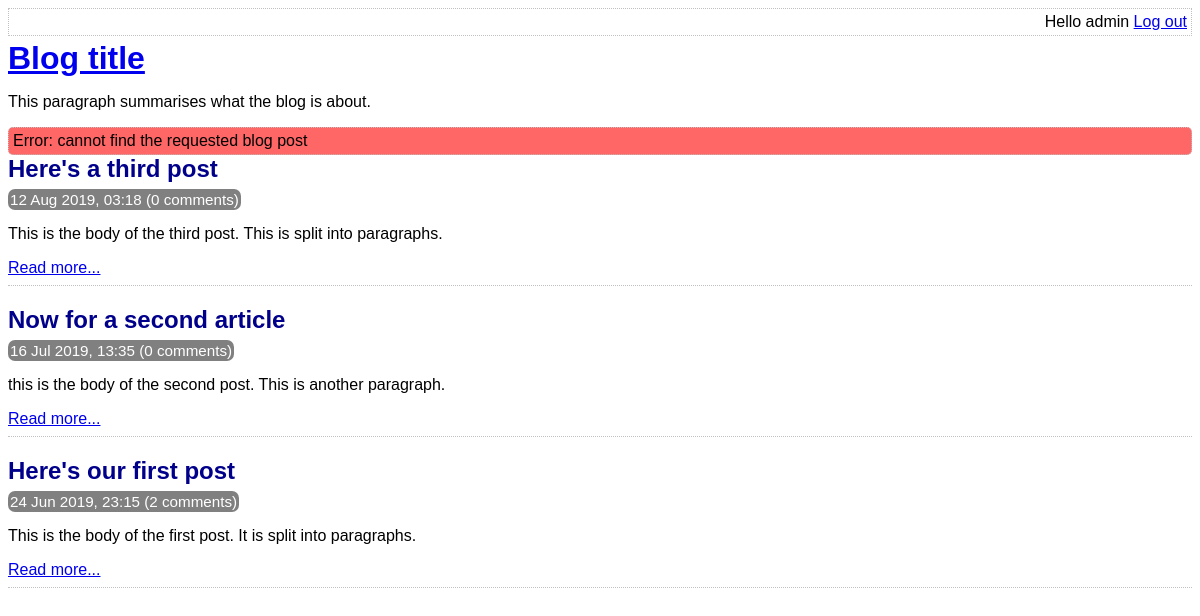
Screenshot of /index.php?not-found=1 (signed in) with the database file from the repository.
### tables this page shows
CREATE TABLE post (
    id INTEGER NOT NULL PRIMARY KEY AUTO_INCREMENT,
    title VARCHAR(30) NOT NULL,
    body VARCHAR(10000) NOT NULL,
    user_id INTEGER NOT NULL,
    created_at DATETIME NOT NULL,
    updated_at DATETIME,
    FOREIGN KEY (user_id) REFERENCES user(id)
);

### lib/common.php (called while the page is built, shortened)
<?php
function htmlEscape($html)
{
    return htmlentities($html, ENT_QUOTES, 'UTF-8');
}
function convertSqlDate($sqlDate)
{
    $date = DateTime::createFromFormat('Y-m-d H:i:s', $sqlDate);
    return $date->format('d M Y, H:i');
}
function countCommentsForPost(PDO $pdo, $postId)
{
    $sql = "
        SELECT
            COUNT(*) c
        FROM
            comment
        WHERE
            post_id = :post_id
    ";
    $stmt = $pdo->prepare($sql);
    $stmt->execute(
        array('post_id' => $postId, )
    );
    return (int) $stmt->fetchColumn();
}
?>

### index.php (the view, shortened to what this page needs)
<?php
require_once 'lib/common.php';
$pdo = getPDO();
$stmt = $pdo->query(
    'SELECT
        id, title, created_at, body
    FROM
        post
    ORDER BY
        created_at DESC'
);
$notFound = isset($_GET['not-found']);
?>
<!DOCTYPE html>
<html>
    <head>
        <?php require 'templates/head.php' ?>
    </head>
    <body>
        <?php require 'templates/title.php' ?>
        <?php if ($notFound): ?>
            <div class="error box">
                Error: cannot find the requested blog post
            </div>
        <?php endif ?>
        <div class="post-list">
            <?php while ($row = $stmt->fetch()): ?>
                <div class="post-synopsis">
                    <h2>
                        <?php echo htmlEscape($row['title']) ?>
                    </h2>
                    <div class="meta">
                        <?php echo convertSqlDate($row['created_at']) ?>
                        (<?php echo countCommentsForPost($pdo, $row['id']) ?> comments)
                    </div>
                    <p>
                        <?php echo htmlEscape($row['body']) ?>
                    </p>
                    <div class="read-more">
                        <a href="view-post.php?post_id=<?php echo $row ['id'] ?>"
                        >Read more...</a>
                    </div>
                </div>
            <?php endwhile ?>
        </div>
    </body>
</html>

### assets/main.css (style rules this page uses)
.box { border: 1px dotted silver; border-radius: 5px; padding: 4px; }
.error { background-color: #ff6666; }
h1, h2, h3 { margin-top: 0; margin-bottom: 8px; }
body { font-family: sans-serif; }
.post-synopsis { padding-bottom: 8px; border-bottom: 1px dotted silver; margin-bottom: 20px; }
.post-synopsis h2, .post h2 { color:darkblue; }
.post .date, .post-synopsis .meta { color: white; background-color: grey; border-radius: 7px; padding: 2px; display: inline; font-size: 0.95em; }

### rows the page displays
post: title "Here's a third post", created_at "12 Aug 2019, 03:18", id "0", body "This is the body of the third post. This is split into paragraphs."
post: title "Now for a second article", created_at "16 Jul 2019, 13:35", id "0", body "this is the body of the second post. This is another paragraph."
post: title "Here's our first post", created_at "24 Jun 2019, 23:15", id "2", body "This is the body of the first post. It is split into paragraphs."

### other values shown
htmlEscape(getAuthUser()) "admin"
